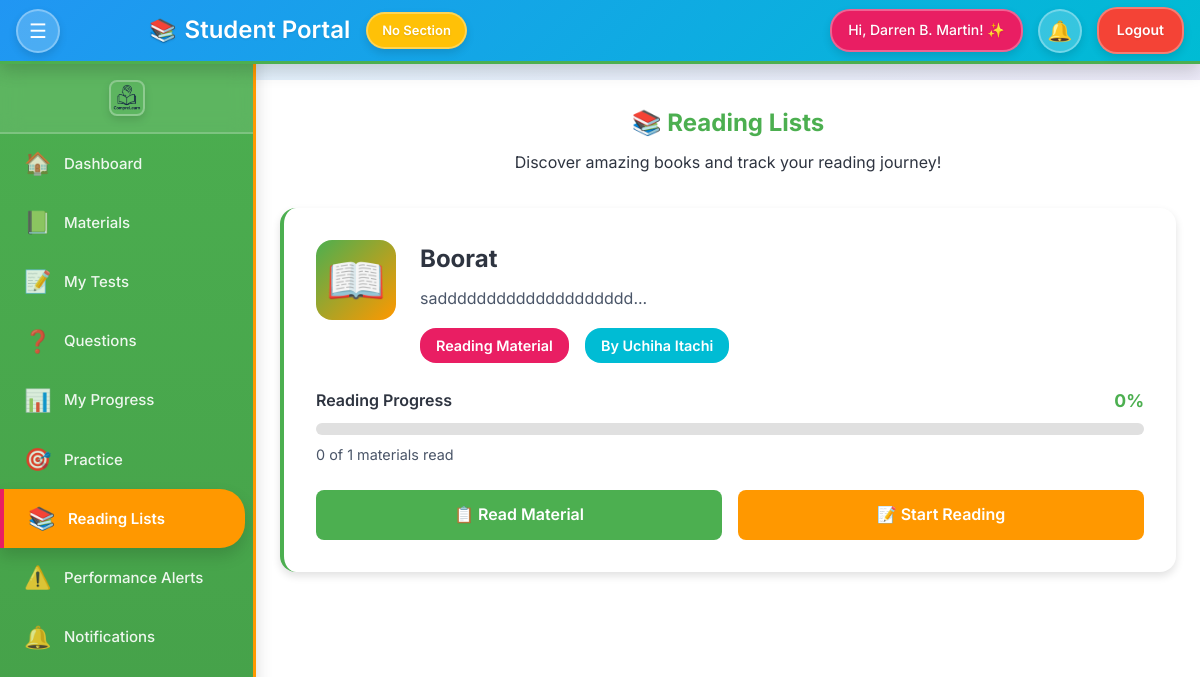
Page /Student/student_reading.php (signed in) on the earlier database version.
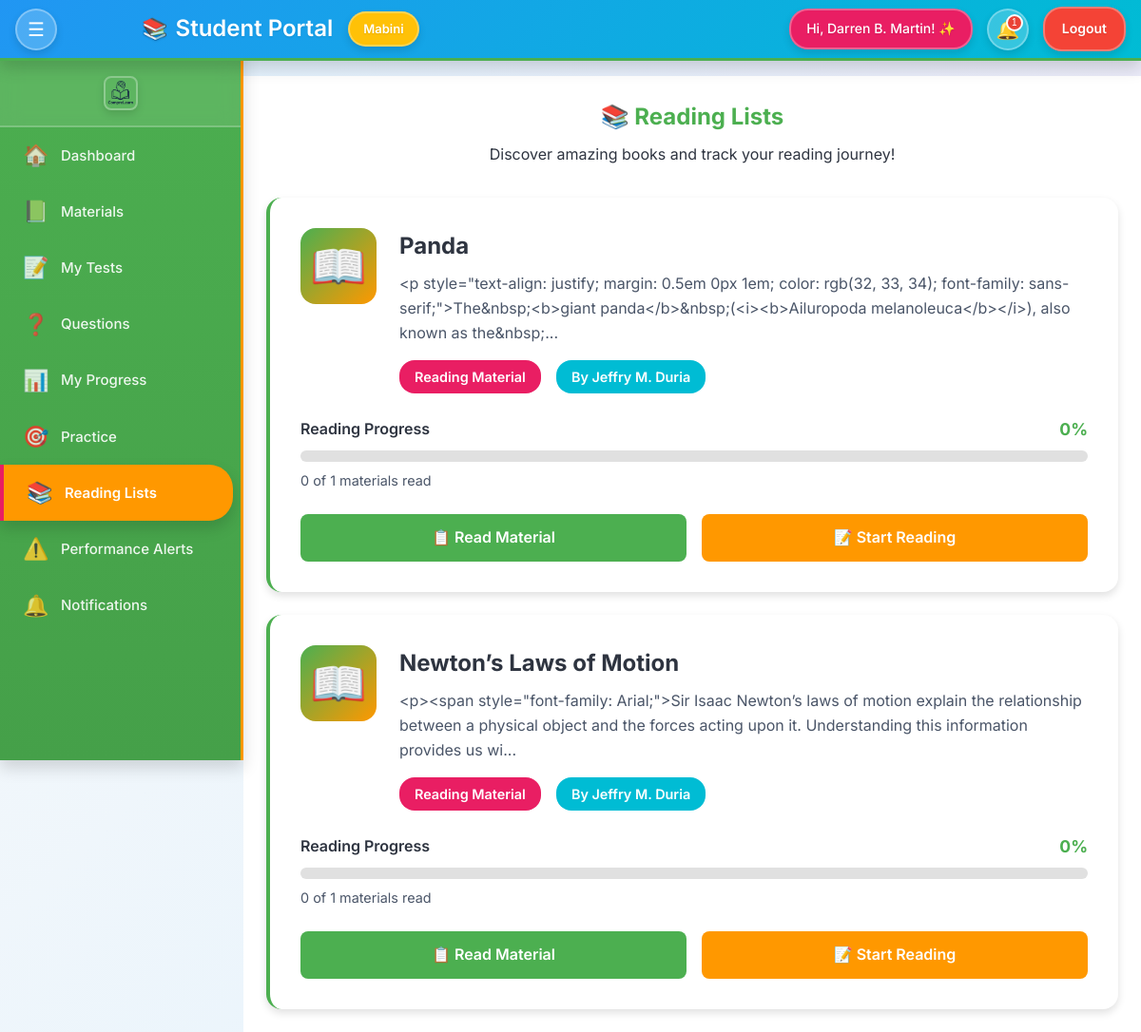
Same page on the later database version.
### tables this page shows
CREATE TABLE `reading_materials` (
  `id` int(11) NOT NULL,
  `teacher_id` int(11) NOT NULL,
  `title` varchar(255) NOT NULL,
  `content` longtext NOT NULL,
  `theme_settings` longtext DEFAULT NULL CHECK (json_valid(`theme_settings`)),
  `created_at` timestamp NOT NULL DEFAULT current_timestamp(),
  `updated_at` timestamp NOT NULL DEFAULT current_timestamp() ON UPDATE current_timestamp()
);

CREATE TABLE `teachers` (
  `id` int(11) NOT NULL,
  `name` varchar(100) NOT NULL,
  `username` varchar(100) NOT NULL,
  `email` varchar(100) NOT NULL,
  `password` varchar(255) NOT NULL,
  `created_at` timestamp NOT NULL DEFAULT current_timestamp(),
  `updated_at` timestamp NOT NULL DEFAULT current_timestamp() ON UPDATE current_timestamp()
);

CREATE TABLE `sections` (
  `id` int(11) NOT NULL,
  `name` varchar(100) NOT NULL,
  `created_at` timestamp NOT NULL DEFAULT current_timestamp()
);

### Student/Includes/student_init.php (called while the page is built, shortened)
<?php
$conn = new mysqli('localhost', 'root', '', 'compre_learn');
$studentId = (int)($_SESSION['student_id'] ?? 0);
$studentName = $_SESSION['student_name'] ?? 'Student';
$studentRes = $conn->query("SELECT * FROM students WHERE id = $studentId");
$student = $studentRes ? $studentRes->fetch_assoc() : null;
$studentSectionId = (int)($student['section_id'] ?? 0);
$sectionName = 'No Section';
if ($studentSectionId > 0) {
    $sectionRes = $conn->query("SELECT name FROM sections WHERE id = $studentSectionId");
    if ($sectionRes && $sectionRes->num_rows > 0) {
        $sectionName = $sectionRes->fetch_assoc()['name'];
    }
}
function h($v) {
    return htmlspecialchars((string)$v, ENT_QUOTES, 'UTF-8');
}
?>

### Student/student_reading.php (the view, shortened to what this page needs)
<?php
require_once 'includes/student_init.php';
$readingLists = [];
$listsQuery = $conn->query("
    SELECT rm.id, rm.title, rm.content, rm.created_at,
           t.name as teacher_name
    FROM reading_materials rm
    JOIN teachers t ON rm.teacher_id = t.id
    ORDER BY rm.created_at DESC
");
if ($listsQuery && $listsQuery->num_rows > 0) {
    while ($row = $listsQuery->fetch_assoc()) {
        $readingLists[] = $row;
    }
}
$readingProgress = [];
foreach ($readingLists as $list) {
    $readingProgress[$list['id']] = [
        'books_read' => 0,
        'total_books' => 1,
        'completion_percentage' => 0
    ];
}
$content = '
<div class="reading-container">
    <div class="reading-header">
        <h2>📚 Reading Lists</h2>
        <p>Discover amazing books and track your reading journey!</p>
    </div>
    <div class="reading-lists">';
if (!empty($readingLists)) {
    foreach ($readingLists as $list) {
        $progress = isset($readingProgress[$list['id']]) ? $readingProgress[$list['id']] : null;
        $booksRead = $progress ? $progress['books_read'] : 0;
        $totalBooks = $progress ? $progress['total_books'] : 1;
        $completionPercentage = $progress ? $progress['completion_percentage'] : 0;
        $content .= '
        <div class="reading-list-card">
            <div class="list-header">
                <div class="list-icon">📖</div>
                <div class="list-info">
                    <h3>' . h($list['title']) . '</h3>
                    <p class="list-description">' . h(substr($list['content'], 0, 200)) . '...</p>
                    <div class="list-meta">
                        <span class="list-category">Reading Material</span>
                        <span class="list-grade">By ' . h($list['teacher_name']) . '</span>
                    </div>
                </div>
            </div>
            <div class="reading-progress">
                <div class="progress-header">
                    <span class="progress-label">Reading Progress</span>
                    <span class="progress-percentage">' . $completionPercentage . '%</span>
                </div>
                <div class="progress-bar">
                    <div class="progress-fill" style="width: ' . $completionPercentage . '%"></div>
                </div>
                <div class="progress-stats">
                    <span>' . $booksRead . ' of ' . $totalBooks . ' materials read</span>
                </div>
            </div>
            <div class="list-actions">
                <a href="student_materials.php?id=' . $list['id'] . '" class="btn-view-list">
                    📋 Read Material
                </a>
                <a href="student_materials.php?id=' . $list['id'] . '" class="btn-track-reading">
                    📝 Start Reading
                </a>
            </div>
        </div>';
    }
}
$content .= '
    </div>
</div>
<style>
.reading-container {
    max-width: 1200px;
    margin: 0 auto;
}
.reading-header {
    text-align: center;
    margin-bottom: 2rem;
}
.reading-header h2 {
    color: var(--primary);
    margin-bottom: 0.5rem;
}
.reading-lists {
    display: flex;
    flex-direction: column;
    gap: 1.5rem;
}
.reading-list-card {
    background: white;
    border-radius: 16px;
    padding: 2rem;
    box-shadow: var(--shadow-md);
    transition: all 0.3s ease;
    border-left: 4px solid var(--primary);
}
.reading-list-card:hover {
    transform: translateY(-2px);
    box-shadow: var(--shadow-lg);
}
.list-header {
    display: flex;
    gap: 1.5rem;
    margin-bottom: 1.5rem;
}
.list-icon {
    font-size: 3rem;
    width: 80px;
    height: 80px;
    display: flex;
    align-items: center;
    justify-content: center;
    background: linear-gradient(135deg, var(--primary), var(--secondary));
    border-radius: 16px;
    flex-shrink: 0;
}
.list-info {
    flex: 1;
}
.list-info h3 {
    color: var(--text-primary);
    margin-bottom: 0.5rem;
    font-size: 1.5rem;
}
.list-description {
    color: var(--text-secondary);
    margin-bottom: 1rem;
    line-height: 1.6;
}
.list-meta {
    display: flex;
    gap: 1rem;
}
.list-category {
    background: var(--accent);
    color: white;
    padding: 6px 16px;
    border-radius: 16px;
    font-size: 0.9rem;
    font-weight: 600;
}
.list-grade {
    background: var(--teal);
    color: white;
    padding: 6px 16px;
    border-radius: 16px;
    font-size: 0.9rem;
    font-weight: 600;
}
.reading-progress {
    margin-bottom: 1.5rem;
}
.progress-header {
    display: flex;
    justify-content: space-between;
    align-items: center;
    margin-bottom: 0.5rem;
}
.progress-label {
    font-weight: 600;
    color: var(--text-primary);
}
.progress-percentage {
    font-weight: 700;
    color: var(--primary);
    font-size: 1.1rem;
}
.progress-bar {
    width: 100%;
    height: 12px;
    background: #E0E0E0;
    border-radius: 6px;
    overflow: hidden;
    margin-bottom: 0.5rem;
}
.progress-fill {
    height: 100%;
    background: linear-gradient(90deg, var(--primary), var(--secondary));
    border-radius: 6px;
    transition: width 0.3s ease;
}
.progress-stats {
    font-size: 0.9rem;
    color: var(--text-secondary);
}
.list-actions {
    display: flex;
    gap: 1rem;
}
.btn-view-list, .btn-track-reading {
    flex: 1;
    padding: 12px 20px;
    border-radius: 8px;
    text-decoration: none;
    font-weight: 600;
    text-align: center;
    transition: all 0.3s ease;
}
.btn-view-list {
    background: var(--primary);
    color: white;
}
.btn-view-list:hover {
    background: var(--primary-dark);
    transform: translateY(-2px);
    box-shadow: var(--shadow-md);
}
.btn-track-reading {
    background: var(--secondary);
    color: white;
}
.btn-track-reading:hover {
    background: #e68900;
    transform: translateY(-2px);
    box-shadow: var(--shadow-md);
}
.no-reading-lists {
    text-align: center;
    padding: 3rem;
    color: var(--text-secondary);
}
.no-lists-icon {
    font-size: 4rem;
    margin-bottom: 1rem;
}
@media (max-width: 768px) {
    .list-header {
        flex-direction: column;
        text-align: center;
    }
    .list-icon {
        align-self: center;
    }
    .list-meta {
        justify-content: center;
    }
    .list-actions {
        flex-direction: column;
    }
}
</style>';
include 'includes/student_layout.php';
?>

### Student/Includes/student_layout.php (shortened to what this page needs)
<?php
$notificationCount = 0;
$announcements = $conn->query("SELECT COUNT(*) as count FROM announcements");
if ($announcements && $row = $announcements->fetch_assoc()) {
    $notificationCount = (int)$row['count'];
}
?>
<!DOCTYPE html>
<html lang="en">
<head>
</head>
<body>
    <nav class="sidebar" id="sidebar">
        <div class="sidebar-header">
            <a href="student_dashboard.php" class="sidebar-logo">
                <img src="../assets/images/comprelogo.png" alt="CompreLearn Logo" onerror="this.style.display='none'; this.nextElementSibling.style.display='flex';">
            </a>
        </div>
        <ul class="sidebar-nav">
            <li><a href="student_dashboard.php" class="<?php echo basename($_SERVER['PHP_SELF']) == 'student_dashboard.php' ? 'active' : ''; ?>" data-tooltip="Dashboard">
                <span class="icon">🏠</span> <span class="nav-text">Dashboard</span>
            </a></li>
            <li><a href="student_materials.php" class="<?php echo basename($_SERVER['PHP_SELF']) == 'student_materials.php' ? 'active' : ''; ?>" data-tooltip="Materials">
                <span class="icon">📗</span> <span class="nav-text">Materials</span>
            </a></li>
            <li><a href="student_tests.php" class="<?php echo basename($_SERVER['PHP_SELF']) == 'student_tests.php' ? 'active' : ''; ?>" data-tooltip="My Tests">
                <span class="icon">📝</span> <span class="nav-text">My Tests</span>
            </a></li>
            <li><a href="student_questions.php" class="<?php echo basename($_SERVER['PHP_SELF']) == 'student_questions.php' ? 'active' : ''; ?>" data-tooltip="Questions">
                <span class="icon">❓</span> <span class="nav-text">Questions</span>
            </a></li>
            <li><a href="student_progress.php" class="<?php echo basename($_SERVER['PHP_SELF']) == 'student_progress.php' ? 'active' : ''; ?>" data-tooltip="My Progress">
                <span class="icon">📊</span> <span class="nav-text">My Progress</span>
            </a></li>
            <li><a href="student_practice.php" class="<?php echo basename($_SERVER['PHP_SELF']) == 'student_practice.php' ? 'active' : ''; ?>" data-tooltip="Practice">
                <span class="icon">🎯</span> <span class="nav-text">Practice</span>
            </a></li>
            <li><a href="student_reading.php" class="<?php echo basename($_SERVER['PHP_SELF']) == 'student_reading.php' ? 'active' : ''; ?>" data-tooltip="Reading Lists">
                <span class="icon">📚</span> <span class="nav-text">Reading Lists</span>
            </a></li>
            <li><a href="student_alerts.php" class="<?php echo basename($_SERVER['PHP_SELF']) == 'student_alerts.php' ? 'active' : ''; ?>" data-tooltip="Performance Alerts">
                <span class="icon">⚠️</span> <span class="nav-text">Performance Alerts</span>
            </a></li>
            <li><a href="student_notifications.php" class="<?php echo basename($_SERVER['PHP_SELF']) == 'student_notifications.php' ? 'active' : ''; ?>" data-tooltip="Notifications">
                <span class="icon">🔔</span> <span class="nav-text">Notifications</span>
            </a></li>
        </ul>
    </nav>
    <div class="main-content">
        <header class="header">
            <button class="menu-button" id="menuButton" onclick="toggleSidebar()" title="Toggle Sidebar">
                ☰
            </button>
            <div class="header-center">
                <h1><span class="emoji">📚</span> Student Portal</h1>
                <div class="section-info">
                    <span class="section-badge"><?php echo h($sectionName); ?></span>
                </div>
            </div>
            <div class="header-actions">
                <span class="chip">Hi, <?php echo h($studentName); ?>! ✨</span>
                <button class="notification-icon" onclick="window.location.href='student_notifications.php'" title="Notifications">
                    🔔
                    <?php if ($notificationCount > 0): ?>
                        <span class="notification-badge"><?php echo $notificationCount; ?></span>
                    <?php endif; ?>
                </button>
                <a class="logout" href="?logout=1">Logout</a>
            </div>
        </header>
        <main class="content">
            <?php if (isset($content)): ?>
                <?php echo $content; ?>
            <?php endif; ?>
        </main>
    </div>
</body>
</html>

### Student/student_reading.php (style rules this page uses)
.reading-container { max-width: 1200px; margin: 0 auto; }
.reading-header { text-align: center; margin-bottom: 2rem; }
.reading-header h2 { color: var(--primary); margin-bottom: 0.5rem; }
.reading-lists { display: flex; flex-direction: column; gap: 1.5rem; }
.reading-list-card { background: white; border-radius: 16px; padding: 2rem; box-shadow: var(--shadow-md); transition: all 0.3s ease; border-left: 4px solid var(--primary); }
.list-header { display: flex; gap: 1.5rem; margin-bottom: 1.5rem; }
.list-icon { font-size: 3rem; width: 80px; height: 80px; display: flex; align-items: center; justify-content: center; background: linear-gradient(135deg, var(--primary), var(--secondary)); border-radius: 16px; flex-shrink: 0; }
.list-info { flex: 1; }
.list-info h3 { color: var(--text-primary); margin-bottom: 0.5rem; font-size: 1.5rem; }
.list-description { color: var(--text-secondary); margin-bottom: 1rem; line-height: 1.6; }
.list-meta { display: flex; gap: 1rem; }
.list-category { background: var(--accent); color: white; padding: 6px 16px; border-radius: 16px; font-size: 0.9rem; font-weight: 600; }
.list-grade { background: var(--teal); color: white; padding: 6px 16px; border-radius: 16px; font-size: 0.9rem; font-weight: 600; }
.reading-progress { margin-bottom: 1.5rem; }
.progress-header { display: flex; justify-content: space-between; align-items: center; margin-bottom: 0.5rem; }
.progress-label { font-weight: 600; color: var(--text-primary); }
.progress-percentage { font-weight: 700; color: var(--primary); font-size: 1.1rem; }
.progress-bar { width: 100%; height: 12px; background: #E0E0E0; border-radius: 6px; overflow: hidden; margin-bottom: 0.5rem; }
.progress-stats { font-size: 0.9rem; color: var(--text-secondary); }
.list-actions { display: flex; gap: 1rem; }
.btn-view-list, .btn-track-reading { flex: 1; padding: 12px 20px; border-radius: 8px; text-decoration: none; font-weight: 600; text-align: center; transition: all 0.3s ease; }
.btn-view-list { background: var(--primary); color: white; }
.btn-track-reading { background: var(--secondary); color: white; }

Differences in the rows shown:
removed reading_materials: title "Boorat", content "sadddddddddddddddddddd", teacher.name "Uchiha Itachi", id "0", id "1"
added sections: name "Mabini"
added reading_materials: title "Panda", content "<p style=\"text-align: justify; margin: 0.5em 0px 1em; color: rgb(32, 33, 34); font-family: sans-serif;\">The&nbsp;<b>giant panda</b>&nbsp;(<i><b>Ailuropoda melanoleuca</b></i>), also known as the&nbsp;", teacher.name "Jeffry M. Duria", id "0", id "1"
added reading_materials: title "Newton’s Laws of Motion", content "<p><span style=\"font-family: Arial;\">Sir Isaac Newton’s laws of motion explain the relationship between a physical object and the forces acting upon it. Understanding this information provides us wi", teacher.name "Jeffry M. Duria", id "0", id "1"
Other differences:
$notificationCount: (not shown) → "1"
$sectionName: "No Section" → (not shown)
